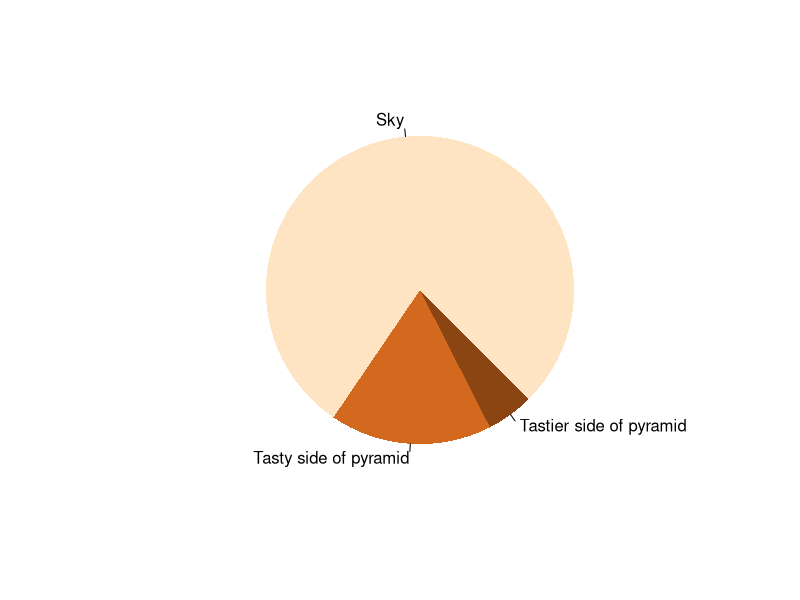
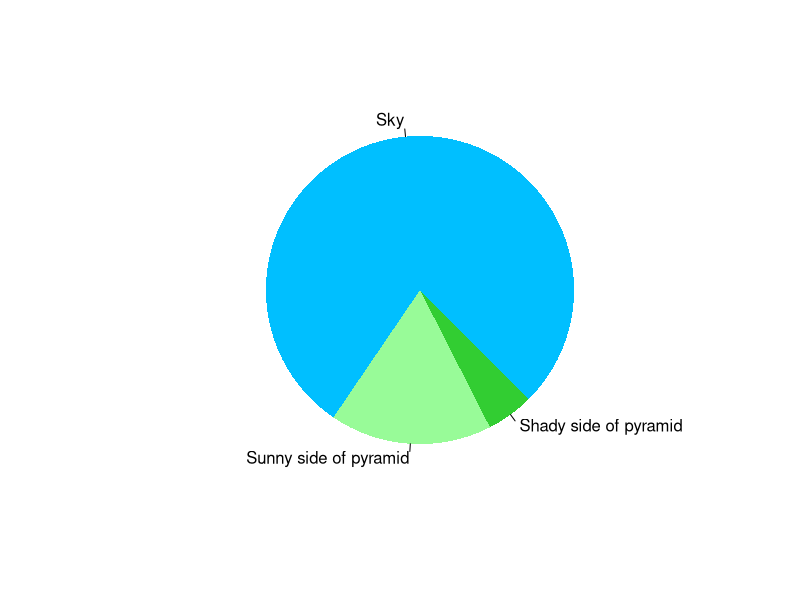

Source code (R) for these figures, in order:
## ---- chunk 1
pie(
  c(Sky = 78, "Tasty side of pyramid" = 17, "Tastier side of pyramid" = 5), 
  init.angle = 315, 
  col = c("bisque", "chocolate", "chocolate4"), 
  border = FALSE
)
## ---- chunk 2
pie(
  c(Sky = 78, "Sunny side of pyramid" = 17, "Shady side of pyramid" = 5), 
  init.angle = 315, 
  col = c("deepskyblue", "palegreen", "limegreen"), 
  border = FALSE
)
